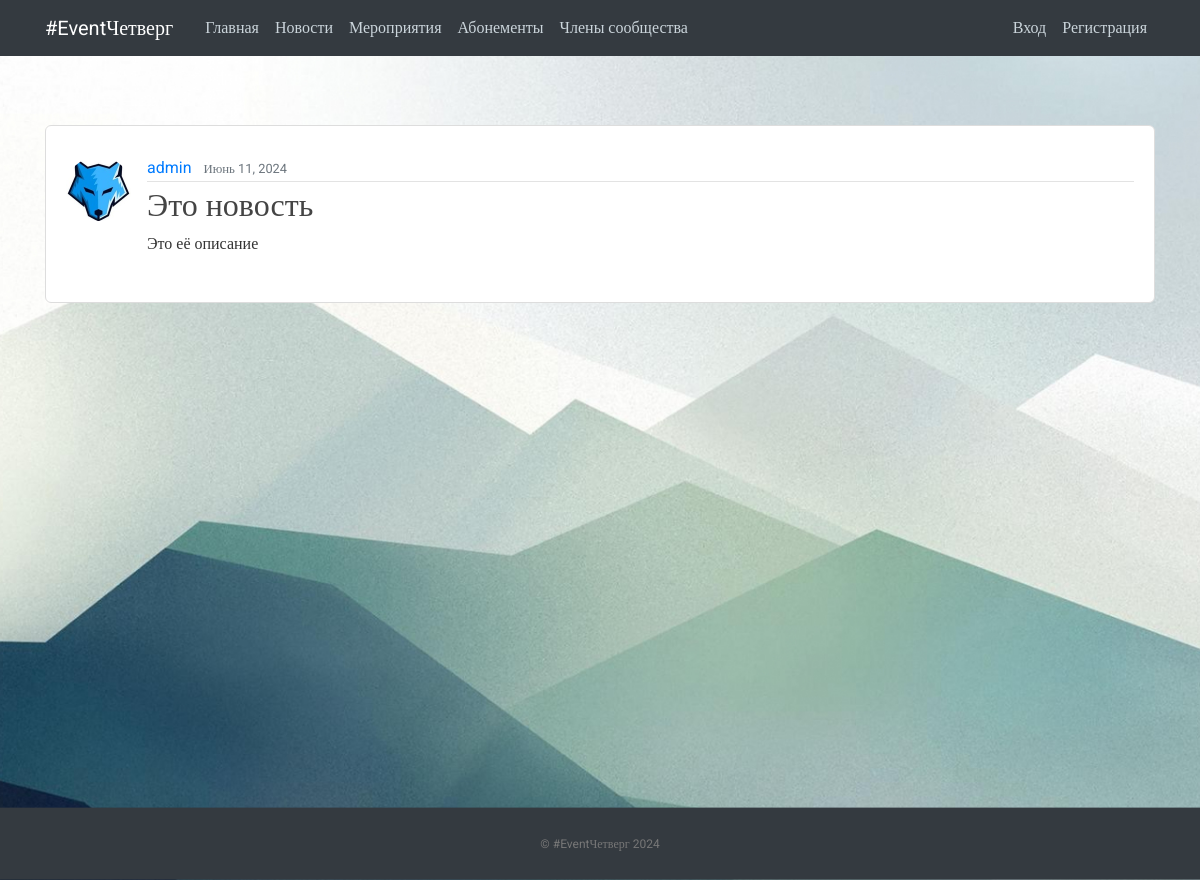
The app's page /news/7/ with its own data.
### vkr/models.py (models this page shows, shortened)
class Post(models.Model):
    title = models.CharField(max_length=100)
    content = models.TextField()
    date_posted = models.DateTimeField(default=timezone.now)
    author = models.ForeignKey(User, on_delete=models.CASCADE)
    image = models.ImageField(default='event_default.png', upload_to='post_pics')

### users/models.py (models this page shows, shortened)
class Profile(models.Model):
    user = models.OneToOneField(User, on_delete=models.CASCADE)
    image = models.ImageField(default='default.jpg', upload_to='profile_pics')
    about_me = models.TextField(null=True)
    looking_for = models.TextField(null=True)

### vkr/views.py (the view)
# urls.py: path('news/<int:pk>/', PostDetailView.as_view(), name='post-detail'),
class PostDetailView(DetailView):
    model = Post

### vkr/templates/vkr/post_detail.html (shortened to what this page needs)
{% extends "vkr/base.html" %}
{% block content %}
  <article class="media content-section">
    <img class="rounded-circle article-img" src="{{ object.author.profile.image.url }}">
    <div class="media-body">
      <div class="article-metadata">
        <a class="mr-2" href="#">{{ object.author }}</a>
        <small class="text-muted">{{ object.date_posted|date:"F d, Y" }}</small>
      </div>
      <h2 class="article-title">{{ object.title }}</h2>
      <p class="article-content">{{ object.content }}</p>
    </div>
  </article>
{% endblock content %}

### static/main.css (style rules this page uses)
body, html { width:100%; height:100% }
body { margin:0; padding:0; background: #fafafa; color: #333333; margin-top: 5rem; font-family:Roboto; background-image: url("./images/bg.jpg"); background-repeat: no-repeat; background-size: cover; background-attachment: fixed; }
h1, h2, h3, h4, h5, h6 { color: #444444; }
.content-section { background: #ffffff; padding: 30px 20px; border: 1px solid #dddddd; border-radius: 6px; margin: 20px auto; }
.article-title { color: #444444; }
.article-content { white-space: pre-line; }
.article-img { height: 65px; width: 65px; margin-right: 16px; }
.article-metadata { padding-bottom: 1px; margin-bottom: 4px; border-bottom: 1px solid #e3e3e3 }

### records on screen
Post: author.profile.image (picture), author "admin", date_posted "Июнь 11, 2024", title "Это новость", content "Это её описание"
